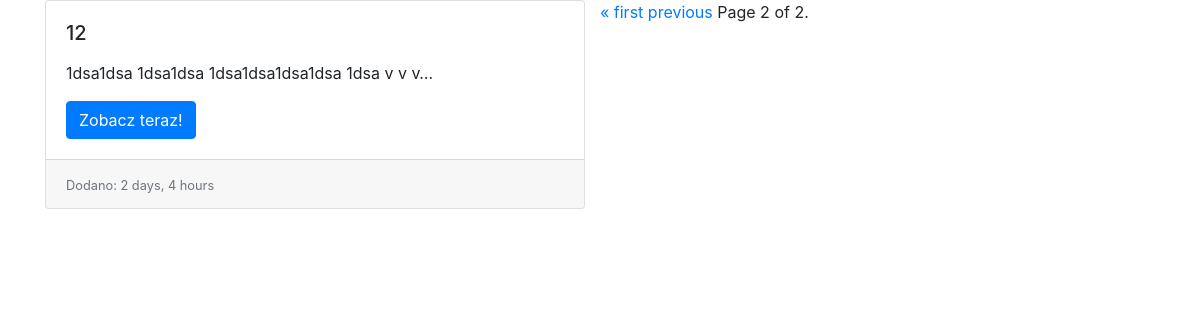
Page /?page=2 on the earlier database version.
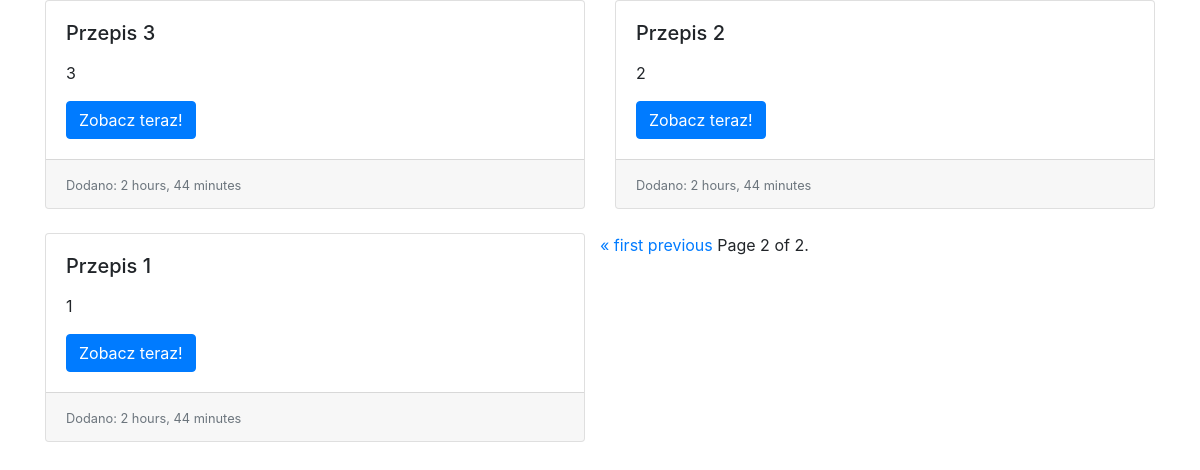
Same page on the later database version.
### recipes/models.py (models this page shows, shortened)
class Recipe(models.Model):
    title = models.CharField(max_length=100)
    image = models.ImageField(upload_to=upload_loc, null=True, blank=True)
    body = models.TextField(max_length=10000)
    updated_at = models.DateTimeField(auto_now=True, auto_now_add=False)
    created_at = models.DateTimeField(auto_now=False, auto_now_add=True)

### recipes/views.py (the view)
# urls.py: path('', views.recipe_index, name='index'),
def recipe_index(request):
    recipes = Recipe.objects.all().order_by("-created_at")
    paginator = Paginator(recipes, 6) # Show 25 contacts per page.
    page_number = request.GET.get('page')
    page_obj = paginator.get_page(page_number)
    context = {
        'recipes': page_obj
    }
    return render(request, 'index.html', context)

### templates/index.html (shortened to what this page needs)
{% extends "layout.html" %}
{% block content %}
<div class="row row-cols-1 row-cols-md-2">
{% for recipe in recipes %}
    <div class="col mb-4">
        <div class="card">
            <div class="card-body">
              <h5 class="card-title"><a href="{% url 'show' id=recipe.id %}"></a>{{ recipe.title }}</h5>
              <p class="card-text">{{ recipe.body|linebreaks|truncatechars:50 }}</p>
              <a href="{% url 'show' id=recipe.id %}" class="btn btn-primary">Zobacz teraz!</a>
          </div>
            <div class="card-footer">
                <small class="text-muted">Dodano: {{ recipe.created_at|timesince }}</small>
            </div>
        </div>
    </div>
{% endfor %}
<div class="pagination">
    <span class="step-links">
        {% if recipes.has_previous %}
            <a href="?page=1">&laquo; first</a>
            <a href="?page={{ recipes.previous_page_number }}">previous</a>
        {% endif %}
        <span class="current">
            Page {{ recipes.number }} of {{ recipes.paginator.num_pages }}.
        </span>
    </span>
</div>
</div>
{% endblock content %}

### templates/layout.html (shortened to what this page needs)
<!DOCTYPE html>
<html lang="pl">
<head>
    <link rel="stylesheet" href="https://stackpath.bootstrapcdn.com/bootstrap/4.4.1/css/bootstrap.min.css">
    <link rel="stylesheet" href="/static/css/base.css">
</head>
<body>
<div class="container">
    {% block content %}
    {% endblock content %}
</div>
</body>
</html>

Differences in the rows shown:
removed Recipe: title "12", body "1dsa1dsa 1dsa1dsa 1dsa1dsa1dsa1dsa 1dsa v v v…", created_at "2 days, 4 hours"
added Recipe: title "Przepis 3", body "3", created_at "2 hours, 44 minutes"
added Recipe: title "Przepis 2", body "2", created_at "2 hours, 44 minutes"
added Recipe: title "Przepis 1", body "1", created_at "2 hours, 44 minutes"
